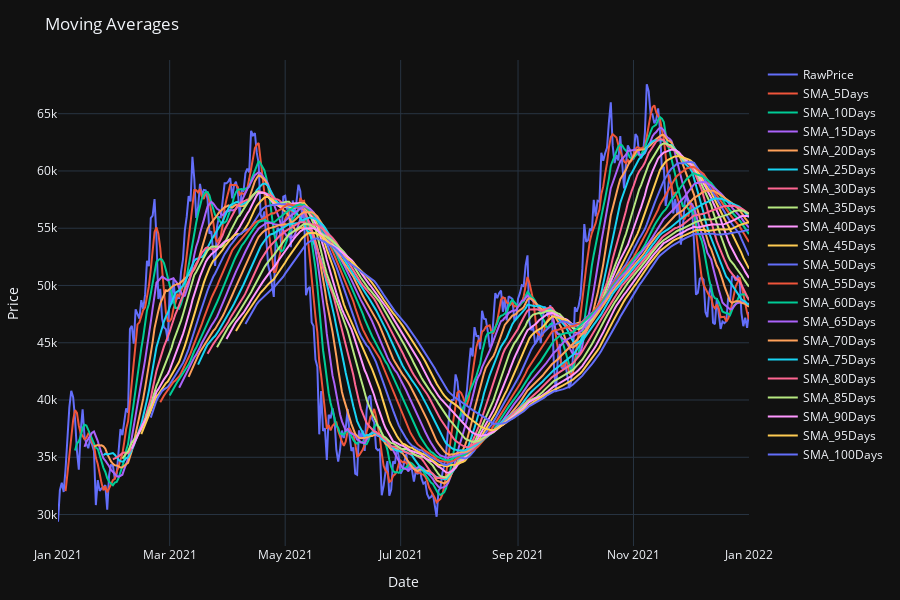

The notebook cell this image was saved under:
### Code cell
plot(
    [scatter(
        moving_average_results,
        x=:Date,
        y=column,
        mode="lines",
        name=string(column))
     for column in propertynames(moving_average_results)[2:end]],
    PlotlyJS.Layout(
        title="Moving Averages",
        width=900,
        height=600,
        xaxis_title="Date",
        yaxis_title="Price",)
)

### Figure 1 — Plotly figure (JSON) as saved in the notebook; plotly's stock layout.template omitted (floating-point values rounded to 4 significant figures; data arrays with more than 128 entries replaced by an {"elided": "..."} marker saying what was removed)
{"data": [{"mode": "lines", "name": "RawPrice", "type": "scatter", "x": {"elided": "366 str values"}, "y": {"elided": "366 float values"}}, {"mode": "lines", "name": "SMA_5Days", "type": "scatter", "x": {"elided": "366 str values"}, "y": {"elided": "366 float values"}}, {"mode": "lines", "name": "SMA_10Days", "type": "scatter", "x": {"elided": "366 str values"}, "y": {"elided": "366 float values"}}, {"mode": "lines", "name": "SMA_15Days", "type": "scatter", "x": {"elided": "366 str values"}, "y": {"elided": "366 float values"}}, {"mode": "lines", "name": "SMA_20Days", "type": "scatter", "x": {"elided": "366 str values"}, "y": {"elided": "366 float values"}}, {"mode": "lines", "name": "SMA_25Days", "type": "scatter", "x": {"elided": "366 str values"}, "y": {"elided": "366 float values"}}, {"mode": "lines", "name": "SMA_30Days", "type": "scatter", "x": {"elided": "366 str values"}, "y": {"elided": "366 float values"}}, {"mode": "lines", "name": "SMA_35Days", "type": "scatter", "x": {"elided": "366 str values"}, "y": {"elided": "366 float values"}}, {"mode": "lines", "name": "SMA_40Days", "type": "scatter", "x": {"elided": "366 str values"}, "y": {"elided": "366 float values"}}, {"mode": "lines", "name": "SMA_45Days", "type": "scatter", "x": {"elided": "366 str values"}, "y": {"elided": "366 float values"}}, {"mode": "lines", "name": "SMA_50Days", "type": "scatter", "x": {"elided": "366 str values"}, "y": {"elided": "366 float values"}}, {"mode": "lines", "name": "SMA_55Days", "type": "scatter", "x": {"elided": "366 str values"}, "y": {"elided": "366 float values"}}, {"mode": "lines", "name": "SMA_60Days", "type": "scatter", "x": {"elided": "366 str values"}, "y": {"elided": "366 float values"}}, {"mode": "lines", "name": "SMA_65Days", "type": "scatter", "x": {"elided": "366 str values"}, "y": {"elided": "366 float values"}}, {"mode": "lines", "name": "SMA_70Days", "type": "scatter", "x": {"elided": "366 str values"}, "y": {"elided": "366 float values"}}, {"mode": "lines", "name": "SMA_75Days", "type": "scatter", "x": {"elided": "366 str values"}, "y": {"elided": "366 float values"}}, {"mode": "lines", "name": "SMA_80Days", "type": "scatter", "x": {"elided": "366 str values"}, "y": {"elided": "366 float values"}}, {"mode": "lines", "name": "SMA_85Days", "type": "scatter", "x": {"elided": "366 str values"}, "y": {"elided": "366 float values"}}, {"mode": "lines", "name": "SMA_90Days", "type": "scatter", "x": {"elided": "366 str values"}, "y": {"elided": "366 float values"}}, {"mode": "lines", "name": "SMA_95Days", "type": "scatter", "x": {"elided": "366 str values"}, "y": {"elided": "366 float values"}}, {"mode": "lines", "name": "SMA_100Days", "type": "scatter", "x": {"elided": "366 str values"}, "y": {"elided": "366 float values"}}], "layout": {"height": 600, "margin": {"b": 50, "l": 50, "r": 50, "t": 60}, "title": "Moving Averages", "width": 900, "xaxis": {"title": {"text": "Date"}}, "yaxis": {"title": {"text": "Price"}}}}
